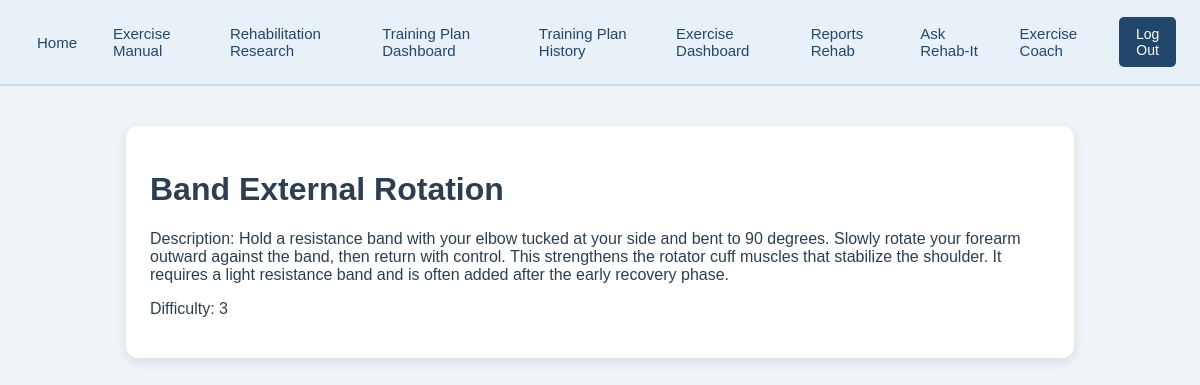
The page /exercise/detail/29 (signed in) on the database its author committed.
### rehab/models.py (models this page shows, shortened)
class Exercise(models.Model):
    exercise_id = models.AutoField(primary_key=True)
    name = models.CharField(max_length=100)
    description = models.TextField()
    difficulty = models.IntegerField()
    class Meta:
        ordering = ["name"]
        constraints = [
            models.UniqueConstraint(
                fields=["name", "difficulty"],
                name="unique_exercise_difficulty"
            )
        ]

### rehab/views.py (the view)
# urls.py: path("exercise/detail/<int:pk>", ExerciseDetailView.as_view(), name="exercise_detail"),
class ExerciseDetailView(LoginRequiredMixin, DetailView):
    model = Exercise
    template_name = "rehab/exercise_detail.html"
    context_object_name = "exercise"

### templates/rehab/exercise_detail.html (shortened to what this page needs)
{% extends "rehab/base.html" %}
{% block rehab_content %}
    <h1>{{ exercise.name }}</h1>
    <p>Description: {{ exercise.description }}</p>
    <p>Difficulty: {{ exercise.difficulty }}</p>
{% endblock %}

### static/css/style.css (style rules this page uses)
body { font-family: Arial, sans-serif; background-color: #f0f4f8; color: #2c3e50; margin: 0; padding: 0; }

### rows shown on the page
Exercise: name "Band External Rotation", description "Hold a resistance band with your elbow tucked at your side and bent to 90 degrees. Slowly rotate your forearm outward against the band, then return with control. This strengthens the rotator cuff muscles that stabilize the shoulder. It requires a light resistance band and is often added after the early recovery phase.", difficulty "3"
